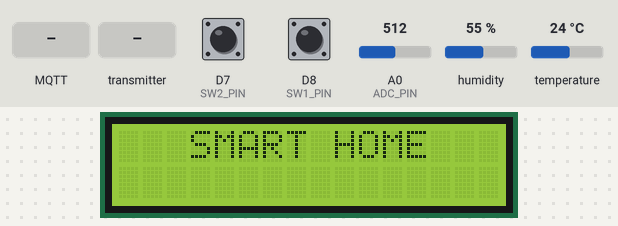
The sketch below on a simulated ESP8266 (NodeMCU). Parts: 16×2 character LCD. The inputs (shaded band) are chosen by the test bench; at power-on: D8 (SW1_PIN) HIGH, D7 (SW2_PIN) HIGH, A0 (ADC_PIN) = 512, humidity 55 %, temperature 24 °C. WiFi joins after 1.5 s; servers stay silent unless stated; a WiFi scan finds three made-up networks; no MQTT or app messages arrive unless stated; what the sketch prints to the serial monitor is not drawn.

Above: at 0.36 s.
1.3 s: D8 (SW1_PIN) pulled LOW for 3.2 s
At 6.3 s:
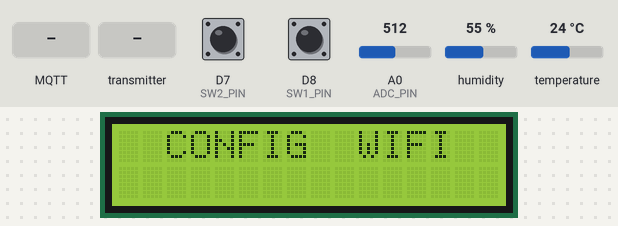
7.2 s: D8 (SW1_PIN) pulled LOW for 0.15 s
At 7.7 s:
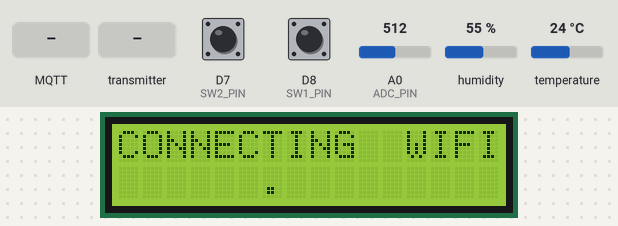
7.9 s: MQTT message "1" arrives on the first subscribed topic
At 9.4 s:
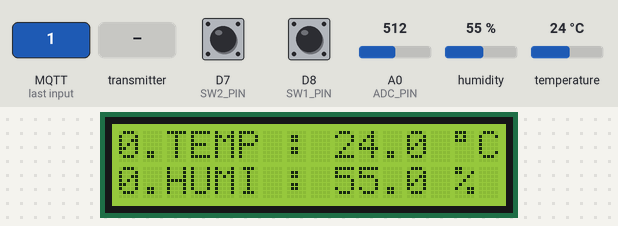
At 12.5 s:
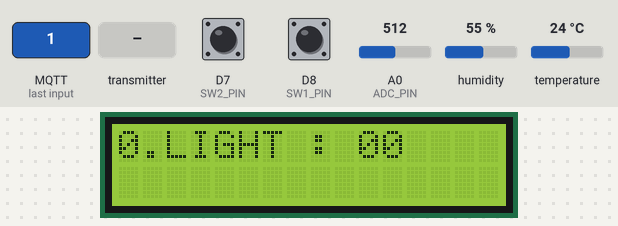
14.2 s: the transmitter starts sending status_relay_0 = 1
20.5 s: the transmitter starts sending node_id = 0
26.8 s: the transmitter starts sending temp = 25
Timing chart, 0 to 29.8 s (numbered marks = the images above; inputs shaded):
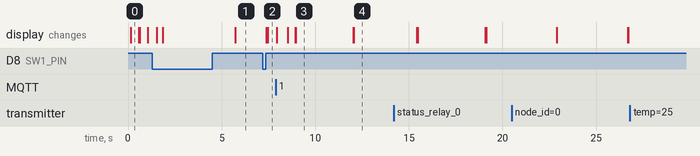

Measured:
- after the input at 7.2 s, the display: first changes after 0.18 s (image 2 shows a later state)
- what the display in image 0 shows lasts 0.4 s, from 0.2 s to 0.6 s
- what the display in image 3 shows lasts 3.0 s, from 9.0 s to 12.0 s

The sketch:

Gateway_8266.ino
```cpp
#include <ESP8266WiFi.h>
#include <ArduinoJson.h>
#include <PubSubClient.h>
#include <SoftwareSerial.h>
#include <EEPROM.h>

#include "timer.h"
#include "global.h"
#include "wifi.h"
#include "MQTT_server.h"
#include "lcd.h"
#include "fsm.h"
#include "input.h"

#define SERIAL_DEBUG_BAUD   9600


void setup() {
  // put your setup code here, to run once:

  // EEPROM.begin(512);

  Serial.begin(SERIAL_DEBUG_BAUD);
  WF_Init();
  SV_Init();
  FSM_Init();
  IN_Init();
  LCD_Init();
  TMR1_Init(50);

  TMR1_SetTime_ms(50);
}

void loop() {
  // put your main code here, to run repeatedly:
  if(timer1_flag){
    timer1_flag = 0;

    IN_ButtonReading();

    if(_display_time >= 5) _display_time -= 5;
    if(_time_call_FSM_data >= 5) _time_call_FSM_data -= 5;

    if(_counter_time > 250) _counter_time = 0;
    else _counter_time += 1;

    FSM_WifiControl();
    FSM_DataControl();
    FSM_LcdControl();

    LCD_DisplayScreen();
  }

  client.loop();
  WebServer.handleClient();
}
```

MQTT_server.cpp
```cpp
#include "MQTT_server.h"

void on_message(const char* topic, byte* payload, unsigned int length);

void SV_Init(void){
  client.setServer(SERVER_DOMAIN, 1883);
  client.setCallback(on_message);
}

void SV_Connect(void){
    if ( !client.connected() ) {
      Serial.print("Connecting to Server ...");
      if ( client.connect(CLIENT_ID, SERVER_USER, SERVER_PASS) ) {
        Serial.println( "[DONE]" );

        // Subscribing channel
        client.subscribe(CHANNEL_COMMAND);
      }
      else {
        Serial.print( "[FAILED] [ rc = " );
        Serial.println( client.state() );
      }
    }
}

bool SV_IsConnected(void){
  return client.connected();
}

void SV_SendData(char* channel, char* json_string){
  Serial.println(json_string);

  client.publish(channel, json_string);
}

// The callback for when a PUBLISH message is received from the server.
void on_message(const char* topic, byte* payload, unsigned int length) {
  char json[length + 1];
  strncpy (json, (char*)payload, length);

  StaticJsonBuffer<200> jsonBuffer;
  JsonObject& data = jsonBuffer.parseObject(json);

  _command.node_id = data["ID"];
  _command.actuator_index = data["RELAY"];
  _command.value = data["VALUE"];

  _flag_send_data_node = true;

  Serial.print("Topic: ");
  Serial.println(topic);
  Serial.print("Message: ");
  Serial.println(String(json));

}
```

MQTT_server.h
```cpp
#ifndef __MQTT_SERVER_H__
#define __MQTT_SERVER_H__

#include <ESP8266WiFi.h>
#include <ArduinoJson.h>
#include <PubSubClient.h>

#include "global.h"

// Adafruit server is used in this library//
#define SERVER_PASS                         ""
#define SERVER_DOMAIN                       "broker.mqtt-dashboard.com"
#define SERVER_USER                         ""

#define CLIENT_ID                           "Gateway_8266"

#define TIME_RECONNECTION_THINGSBOARD       500                     //5000 ms

//==========CHANNEL===========//
#define CHANNEL_DATA                             "smart_home_data"
#define CHANNEL_COMMAND                          "smart_home_command"

void SV_Init(void);
void SV_Connect(void);
bool SV_IsConnected(void);
void SV_SendData(char* channel, char* json_string);

#endif
```

fsm.cpp
```cpp
#include "EEPROM.h"
#include "fsm.h"

unsigned char mode_lcd;
unsigned char mode_data;
unsigned char mode_wifi;

void FSM_Init(void){

  mode_lcd = INIT;
  mode_data = INIT;
  mode_wifi = INIT;
  node_turn_for_lcd_display = 0;
  _display_time = 50;
}

String ConvertDataToJsonString(void){
  StaticJsonBuffer<200> jsonBuffer;
  JsonObject& data = jsonBuffer.createObject();
  data["ID"] = _data_node.node_id;
  data["TEMP"] = _data_node.temp;
  data["HUMID"] = _data_node.humid;
  data["LIGHT"] = _data_node.light_intensity;
  data["RELAY_0"] = _data_node.status_relay_0;
  data["RELAY_1"] = _data_node.status_relay_1;

  char payload[256];
  data.printTo(payload, sizeof(payload));

  String json_string = String(payload);
  Serial.println(json_string);

  return json_string;
}

void FSM_LcdControl(void){
  switch(mode_lcd){
    case INIT:

      LCD_PrintStringBuffer(0, 0, SCREEN_INIT_0);
      LCD_PrintStringBuffer(1, 0, SCREEN_INIT_1);

      if(_display_time == 0){
        LCD_PrintStringBuffer(0, 0, SCREEN_WIFI_CONNECTING_0);
        LCD_PrintStringBuffer(1, 0, SCREEN_WIFI_CONNECTING_1);
        mode_lcd = DISPLAY_WIFI_STATE;
      }

    break;
    case DISPLAY_WIFI_STATE:

      LCD_PrintCharBuffer(1, 6 + (_counter_time/10) % 5, '.'); //every 500ms print a '.'
      if((_counter_time/10) % 5 == 4) LCD_PrintStringBuffer(1, 0, SCREEN_WIFI_CONNECTING_1);

      if(WF_IsConnected()){
        LCD_PrintStringBuffer(0, 0, SCREEN_HUMID_TEMP_0);
        LCD_PrintCharBuffer(0, INDEX_CEL_SYMBOL, 0xDF);
        LCD_PrintStringBuffer(1, 0, SCREEN_HUMID_TEMP_1);
        LCD_PrintCharBuffer(0, INDEX_LCD_NODE, _data_lcd_buffer[node_turn_for_lcd_display].node_id + '0');
        LCD_PrintCharBuffer(1, INDEX_LCD_NODE, _data_lcd_buffer[node_turn_for_lcd_display].node_id + '0');
        _display_time = SCREEN_TIME;
        mode_lcd = DISPLAY_DHT;
      }
      else if(IN_IsPressed_ms(BUTTON_CONFIG, 2000)) {
        LCD_PrintStringBuffer(0, 0, SCREEN_CONFIG_WIFI_0);
        LCD_PrintStringBuffer(1, 0, SCREEN_CONFIG_WIFI_1);
        mode_lcd = DISPLAY_WF_CONF;
      }
    break;
    case DISPLAY_DHT:

      LCD_PrintFloatBuffer(0, INDEX_TEMP_VALUE, _data_lcd_buffer[node_turn_for_lcd_display].temp);
      LCD_PrintFloatBuffer(1, INDEX_HUMID_VALUE, _data_lcd_buffer[node_turn_for_lcd_display].humid);

      if(_display_time == 0){
        LCD_PrintStringBuffer(0, 0, SCREEN_LIGHT_0);
        LCD_PrintStringBuffer(1, 0, SCREEN_LIGHT_1);
        LCD_PrintCharBuffer(0, INDEX_LCD_NODE, _data_lcd_buffer[node_turn_for_lcd_display].node_id + '0');
        // LCD_PrintCharBuffer(1, INDEX_LCD_NODE, _data_lcd_buffer[node_turn_for_lcd_display].node_id + '0');
        _display_time = SCREEN_TIME;
        mode_lcd = DISPLAY_LIGHT;
      }
      else if(IN_IsPressed_ms(BUTTON_CONFIG, 2000)) {
        LCD_PrintStringBuffer(0, 0, SCREEN_CONFIG_WIFI_0);
        LCD_PrintStringBuffer(1, 0, SCREEN_CONFIG_WIFI_1);
        mode_lcd = DISPLAY_WF_CONF;
      }
      else if(!WF_IsConnected()){
        LCD_PrintStringBuffer(0, 0, SCREEN_WIFI_CONNECTING_0);
        LCD_PrintStringBuffer(1, 0, SCREEN_WIFI_CONNECTING_1);
        mode_lcd = DISPLAY_WIFI_STATE;
      }
    break;
    case DISPLAY_LIGHT:

      LCD_PrintNumBuffer(0, INDEX_LIGHT_VALUE, _data_lcd_buffer[node_turn_for_lcd_display].light_intensity);

      if(_display_time == 0){
        LCD_PrintStringBuffer(0, 0, SCREEN_RELAY_0);
        LCD_PrintStringBuffer(1, 0, SCREEN_RELAY_1);
        LCD_PrintCharBuffer(0, INDEX_LCD_NODE, _data_lcd_buffer[node_turn_for_lcd_display].node_id + '0');
        LCD_PrintCharBuffer(1, INDEX_LCD_NODE, _data_lcd_buffer[node_turn_for_lcd_display].node_id + '0');
        _display_time = SCREEN_TIME;
        mode_lcd = DISPLAY_RELAY;
      }
      else if(IN_IsPressed_ms(BUTTON_CONFIG, 2000)) {
        LCD_PrintStringBuffer(0, 0, SCREEN_CONFIG_WIFI_0);
        LCD_PrintStringBuffer(1, 0, SCREEN_CONFIG_WIFI_1);
        mode_lcd = DISPLAY_WF_CONF;
      }
      else if(!WF_IsConnected()){
        LCD_PrintStringBuffer(0, 0, SCREEN_WIFI_CONNECTING_0);
        LCD_PrintStringBuffer(1, 0, SCREEN_WIFI_CONNECTING_1);
        mode_lcd = DISPLAY_WIFI_STATE;
      }
    break;
    case DISPLAY_RELAY:

      LCD_PrintStringBuffer(0, INDEX_RELAY_STATE, _data_lcd_buffer[node_turn_for_lcd_display].status_relay_0 ? LCD_RELAY_STATE_ON : LCD_RELAY_STATE_OFF);
      LCD_PrintStringBuffer(1, INDEX_RELAY_STATE, _data_lcd_buffer[node_turn_for_lcd_display].status_relay_1 ? LCD_RELAY_STATE_ON : LCD_RELAY_STATE_OFF);

      if(_display_time == 0){
        mode_lcd = TURN_NEXT_NODE;
      }
      if(IN_IsPressed_ms(BUTTON_CONFIG, 2000)) {
        LCD_PrintStringBuffer(0, 0, SCREEN_CONFIG_WIFI_0);
        LCD_PrintStringBuffer(1, 0, SCREEN_CONFIG_WIFI_1);
        mode_lcd = DISPLAY_WF_CONF;
      }
      else if(!WF_IsConnected()){
        LCD_PrintStringBuffer(0, 0, SCREEN_WIFI_CONNECTING_0);
        LCD_PrintStringBuffer(1, 0, SCREEN_WIFI_CONNECTING_1);
        mode_lcd = DISPLAY_WIFI_STATE;
      }
    break;
    case TURN_NEXT_NODE:
      node_turn_for_lcd_display = (node_turn_for_lcd_display + 1) % NO_OF_NODE_SENSOR;


      LCD_PrintStringBuffer(0, 0, SCREEN_HUMID_TEMP_0);
      LCD_PrintCharBuffer(0, INDEX_CEL_SYMBOL, 0xDF);
      LCD_PrintStringBuffer(1, 0, SCREEN_HUMID_TEMP_1);
      LCD_PrintCharBuffer(0, INDEX_LCD_NODE, _data_lcd_buffer[node_turn_for_lcd_display].node_id + '0');
      LCD_PrintCharBuffer(1, INDEX_LCD_NODE, _data_lcd_buffer[node_turn_for_lcd_display].node_id + '0');
      _display_time = SCREEN_TIME;
      mode_lcd = DISPLAY_DHT;
    break;
    case DISPLAY_WF_CONF:
      if(_flag_wf_selected || IN_IsPressed(BUTTON_CONFIG)){
        LCD_PrintStringBuffer(0, 0, SCREEN_WIFI_CONNECTING_0);
        LCD_PrintStringBuffer(1, 0, SCREEN_WIFI_CONNECTING_1);
        mode_lcd = DISPLAY_WIFI_STATE;
      }

    break;
    default:
      mode_lcd = INIT;
    break;
  }
}

void FSM_DataControl(void){
  switch(mode_data){
    case INIT:
    case READ_DATA_GATEWAY:
      _data_node.node_id = 0;
      _data_node.humid = IN_ReadHumid();
      _data_node.temp = IN_ReadTemp();
      _data_node.light_intensity = IN_ReadLight();

      // gateway does not have relays
      _data_node.status_relay_0 = false;
      _data_node.status_relay_1 = false;

      _flag_send_data_sv = true;

      if(SV_IsConnected()) mode_data = TRANSFER_DATA;
      else mode_data = CHECK_CONNECTION;
    break;
    case CHECK_CONNECTION:
      if(WF_IsConnected() && !SV_IsConnected()) SV_Connect();

      if(SV_IsConnected()) mode_data = TRANSFER_DATA;
    break;
    case TRANSFER_DATA:
      if(_flag_send_data_sv) {
        _flag_send_data_sv = false;
      // send data to server
        SV_SendData(CHANNEL_DATA, (char*)ConvertDataToJsonString().c_str());

      // data to lcd_data_buffer
        // memcpy(&_data_lcd_buffer[_data_node.node_id], &_data_node, sizeof(_data_lcd_buffer[_data_node.node_id]));
      }

      if(_flag_send_data_node){
        _flag_send_data_node = false;
      // when receive command from server, gateway send to node through espnow
        esp_now_send(Broadcast_Address[_command.node_id - 1], (uint8_t*) &_command, sizeof(_command));
        memcpy(&_data_lcd_buffer[(int)_data_node.node_id], &_data_node, sizeof(_data_lcd_buffer[(int)_data_node.node_id]));
      }

      if(_time_call_FSM_data < 5){
        _time_call_FSM_data = FSM_DATA_CONTROL_TIME;
        mode_data = READ_DATA_GATEWAY;
      }
    break;
    default:
      mode_data = INIT;
    break;
  }
}

void FSM_WifiControl(void){
  switch(mode_wifi){
    case INIT:
      _wifi_name = WIFI_NAME;
      _wifi_pass = WIFI_PASSWORD;

      // EEPROM.get(0, _wifi_name);
      // for(int i = 0; i < 32; i++){
      //   if(EEPROM.read(i) > 0) _wifi_name += char(EEPROM.read(i));
      //   if(EEPROM.read(32 + i) > 0) _wifi_pass += char(EEPROM.read(32 + i));
      // }
      Serial.println(_wifi_name + " " + _wifi_pass);
      WF_Connect(_wifi_name, _wifi_pass);
      mode_wifi = WF_CONNECT;
    break;
    case WF_CONNECT:
      _flag_wf_selected = false;
      if(WF_IsConnected()) {
        mode_wifi = WIFI_CHECKCONNECTION;
      }
      else if(IN_IsPressed_ms(BUTTON_CONFIG, 2000)) {
        WF_Disconnect();
        WF_CreateWebserver();
        mode_wifi = WIFI_CONFIG;
      }
    break;
    case WIFI_CHECKCONNECTION:
      if(!WF_IsConnected()) {
        WF_Connect(_wifi_name, _wifi_pass);
        mode_wifi = WF_CONNECT;
      }
      else if(IN_IsPressed_ms(BUTTON_CONFIG, 2000)) {
        WF_Disconnect();
        WF_CreateWebserver();
        mode_wifi = WIFI_CONFIG;
      }
    break;
    case WIFI_CONFIG:
      if(_flag_wf_selected){
        // for (uint8_t i = 0; i < 64; i++) {
        //   EEPROM.write(i, 0);               //clear EEPROM
        // }
        // for(int i = 0; i < (int)_wifi_name.length(); i++){
        //   EEPROM.put(i, _wifi_name);
        // }
        // for(int i = 0; i < (int)_wifi_pass.length(); i++){
        //   EEPROM.write(32 + i, _wifi_pass[i]);
        // }
        Serial.println(_wifi_name);
        Serial.println(_wifi_pass);
        // EEPROM.commit();
        mode_wifi = WIFI_CHECKCONNECTION;
      }
      else if(IN_IsPressed(BUTTON_CONFIG)) {
        WF_Connect(_wifi_name, _wifi_pass);
        mode_wifi = WF_CONNECT;
      }
    break;
  }
}
```

fsm.h
```cpp
#ifndef __INC_FSM_H__
#define __INC_FSM_H__

#include <Arduino_JSON.h>
#include <ESP8266WiFi.h>
#include <EEPROM.h>

// #include <espnow.h>

#include "global.h"
#include "lcd.h"
#include "wifi.h"
#include "MQTT_server.h"
#include "input.h"

//=============MODE FSM LCD============//
#define INIT                        0
#define DISPLAY_DHT                 1
#define DISPLAY_LIGHT               2
#define DISPLAY_RELAY               3
#define DISPLAY_WIFI_STATE          4
#define DISPLAY_WF_CONF             5
#define TURN_NEXT_NODE              6


//=============MODE FSM DATA============//
// #define INIT                 0
#define CHECK_CONNECTION        1
#define READ_DATA_GATEWAY       2
#define TRANSFER_DATA           3
#define DATA_LCD_BUFFER         4


//=============MODE FSM WIFI============//
// #define INIT                 0
#define WIFI_CHECKCONNECTION    1
#define WIFI_CONFIG             2
#define WF_CONNECT              3

//=============LCD SCREEN=============//
#define SCREEN_INIT_0                   "   SMART HOME   "
#define SCREEN_INIT_1                   "                "

#define SCREEN_HUMID_TEMP_0             " .TEMP :       C"        //"1.TEMP : 30.3 *C"
#define SCREEN_HUMID_TEMP_1             " .HUMI :      % "        //"1.HUMI : 50.0 % "

#define SCREEN_LIGHT_0                  " .LIGHT :       "        //"1.LIGHT : 20    "
#define SCREEN_LIGHT_1                  "                "

#define SCREEN_RELAY_0                  " .RELAY 1 :     "        //"1.RELAY 1 :  ON  "
#define SCREEN_RELAY_1                  " .RELAY 2 :     "        //"1.RELAY 2 :  OFF "

#define SCREEN_CONFIG_WIFI_0            "  CONFIG  WIFI  "
#define SCREEN_CONFIG_WIFI_1            "                "

#define SCREEN_WIFI_CONNECTING_0        "CONNECTING  WIFI"
#define SCREEN_WIFI_CONNECTING_1        "                "

// #define SCREEN_WIFI_CONNECTED           " WIFI CONNECTED "

#define LCD_RELAY_STATE_ON                  "ON "
#define LCD_RELAY_STATE_OFF                 "OFF"

//==============TIME==================//
#define SCREEN_TIME                 300         //3000 ms for every screen
#define FSM_DATA_CONTROL_TIME       100         //1000 ms

//===========INDEX ON LCD============//
#define INDEX_CEL_SYMBOL            14
#define INDEX_LCD_NODE              0
#define INDEX_HUMID_VALUE           9
#define INDEX_TEMP_VALUE            9
#define INDEX_LIGHT_VALUE           10
#define INDEX_RELAY_STATE           13

void FSM_Init(void);
void FSM_LcdControl(void);
void FSM_DataControl(void);
void FSM_WifiControl(void);
#endif
```

global.cpp
```cpp
#include "global.h"

WiFiClient espClient = WiFiClient();
PubSubClient client(espClient);
ESP8266WebServer WebServer(80);


Struct_Data_Node _data_node = {0, 0, 0, 0, false, false};
Struct_Data_Node _data_lcd_buffer[NO_OF_NODE_SENSOR];

Struct_Command _command = {0, 0, 0};

uint8_t Broadcast_Address[][6] = { {0x48, 0x3F, 0xDA, 0x68, 0x13, 0xC5},
                                    {0x48, 0x3F, 0xDA, 0x67, 0xB5, 0x0A} };


unsigned char node_turn_for_lcd_display = 0;


unsigned char _counter_time = 0;

unsigned int _display_time = 0;
unsigned int _time_call_FSM_data = 0;

bool _flag_send_data_sv = false, _flag_send_data_node = 0;

bool _flag_wf_selected = 0;
bool _flag_special_mode_lcd = 0;

String _wifi_name = "", _wifi_pass = "";
```

global.h
```cpp
#ifndef __GLOBAL_H__
#define __GLOBAL_H__

#include <ESP8266WebServer.h>
#include <ESP8266WiFi.h>
#include <ArduinoJson.h>
#include <PubSubClient.h>
#include <espnow.h>

#define NO_OF_NODE_SENSOR             3

typedef struct Struct_Command{
  unsigned char node_id;
  unsigned char actuator_index;
  unsigned char value;
} Struct_Command;

typedef struct Struct_Data_Node{
  unsigned char node_id;
  float temp;
  float humid;
  int light_intensity;
  bool status_relay_0;
  bool status_relay_1;
} Struct_Data_Node;


// Create WF client
extern WiFiClient espClient;
// Create ThingsBoard instance
extern PubSubClient client;

// Create web server
extern ESP8266WebServer WebServer;

// Data receive from sensor, node
extern Struct_Data_Node _data_node;

// Command receive from server
extern Struct_Command _command;

// Buffer node for lcd display
extern Struct_Data_Node _data_lcd_buffer[];

// REPLACE WITH THE MAC Address of your receiver
extern uint8_t Broadcast_Address[][6];

extern unsigned char node_turn_for_lcd_display;

// time counter for striggering event
extern unsigned int _display_time;
extern unsigned int _time_call_FSM_data;

// flag send data to server and send command to node
extern bool _flag_send_data_sv, _flag_send_data_node;

// flag wifi name and pass selected  in webserver
extern bool _flag_wf_selected;

// flag for mode view lcd
extern bool _flag_special_mode_lcd;

// wifi name and pass
extern String _wifi_name, _wifi_pass;

// auto counter for task needing duration
extern unsigned char _counter_time;
#endif
```

input.h
```cpp
#ifndef __INPUT_H__
#define __INPUT_H__

#include <DHT.h>


#define DHTTYPE       DHT11 // DHT 11
#define DHT_PIN       D6
#define ADC_PIN       A0
#define SW1_PIN       D8
#define SW2_PIN       D7

#define NO_OF_BUTTONS         2
#define BUTTON_IS_PRESSED     0
#define BUTTON_IS_RELEASED    1

#define DURATION_FOR_AUTO_INCREASING        1000      //50s

#define BUTTON_CONFIG       0
#define BUTTON_MODE         1


void IN_Init(void);
void IN_ButtonReading(void);
float IN_ReadHumid(void);
float IN_ReadTemp(void);
unsigned char IN_ReadLight(void);
bool IN_IsPressed(unsigned char index);
bool IN_IsPressed_ms(unsigned char index, unsigned int duration);
#endif
```

timer.h
```cpp
#ifndef INC_TIMER_H_
#define INC_TIMER_H_

#include <Arduino.h>


void TMR1_Init(uint32_t period_ms);
void TMR1_Start(void);
void TMR1_Stop(void);
void TMR1_Isr(void);
void TMR1_SetTime_ms(uint32_t duration);


extern uint8_t timer1_flag;

#endif
```

Source omitted: input.cpp (1374 bytes), timer.cpp (999 bytes), wifi.cpp (3190 bytes), wifi.h (686 bytes), lcd.cpp (2062 bytes), lcd.h (948 bytes)
